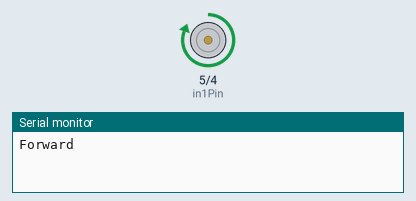
This sketch was run on a simulated Arduino Uno, built with avr-gcc and run on an emulated ATmega328P. On the bench: motor-driver pin pairs drawn as motors (green arrow = first pin HIGH = forward, orange = second pin HIGH = backward, longer = more drive, scaled by the enable pin), the last lines printed to the serial monitor.

Above: at 0.5 s.
At 2.5 s:
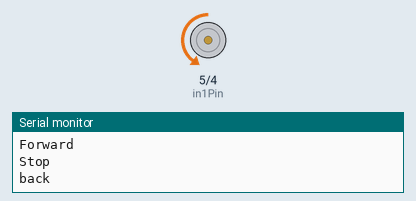
At 3.5 s:
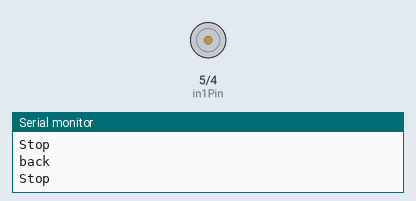
Timing chart, 0 to 5.2 s (numbered marks = the images above):
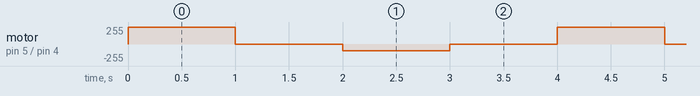

The sketch:

app.ino
```cpp
// int ENPin = 9;
// int in1Pin = 8;
// int in2Pin = 7;

int ENPin = 3;
int in1Pin = 5;
int in2Pin = 4;

void setup() {
    Serial.begin(9600);

    pinMode(ENPin, OUTPUT);
    pinMode(in1Pin, OUTPUT);
    pinMode(in2Pin, OUTPUT);
}

void loop() {
    Serial.println("Forward");
    analogWrite(ENPin, 255);
    digitalWrite(in1Pin, HIGH);
    digitalWrite(in2Pin, LOW);
    delay(1000);

    Serial.println("Stop");
    digitalWrite(in1Pin, LOW);
    digitalWrite(in2Pin, LOW);
    delay(1000);

    Serial.println("back");
    analogWrite(ENPin, 100);
    digitalWrite(in1Pin, LOW);
    digitalWrite(in2Pin, HIGH);
    delay(1000);

    Serial.println("Stop");
    digitalWrite(in1Pin, LOW);
    digitalWrite(in2Pin, LOW);
    delay(1000);
}
```

Measured:
- by itself, motor on pin 5 (in1Pin) / pin 4 (in2Pin): repeats every 4.0 s: stopped 1.0 s, backward 100/255 1.0 s, stopped 1.0 s, forward 255/255 1.0 s
